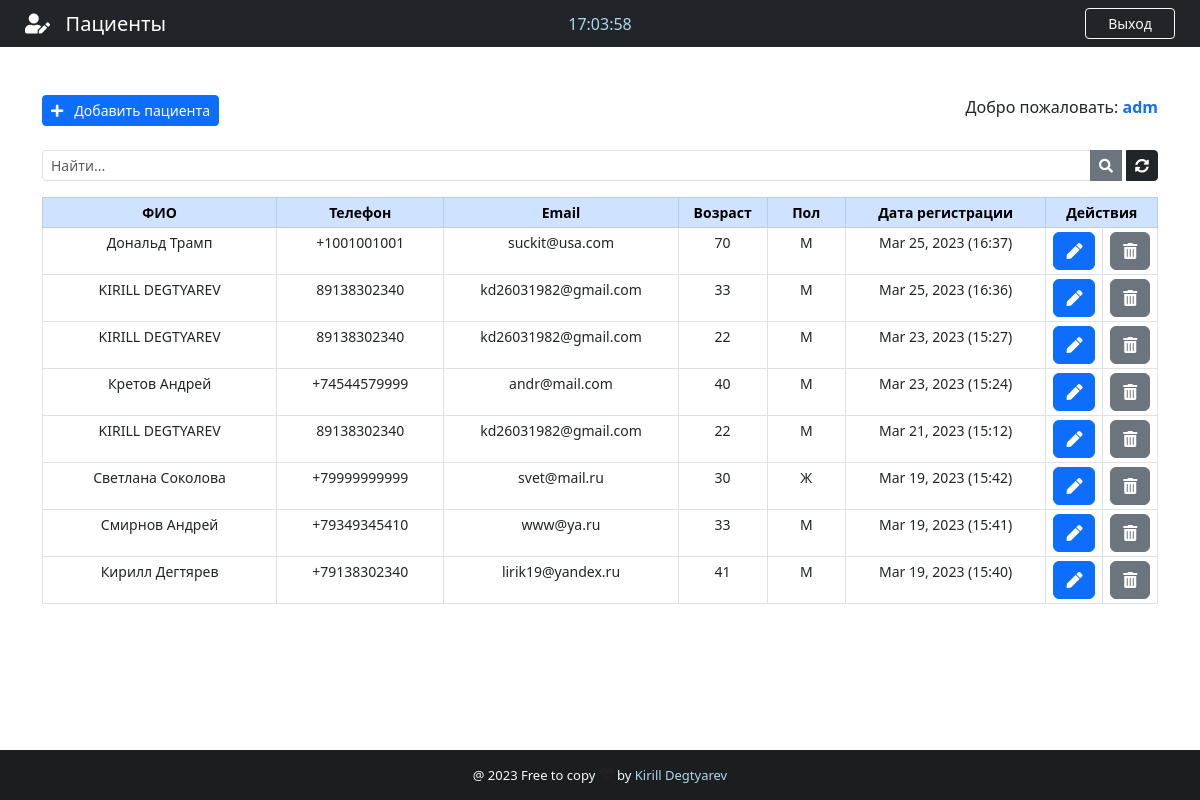
The app's page /backend/ (signed in), older data.
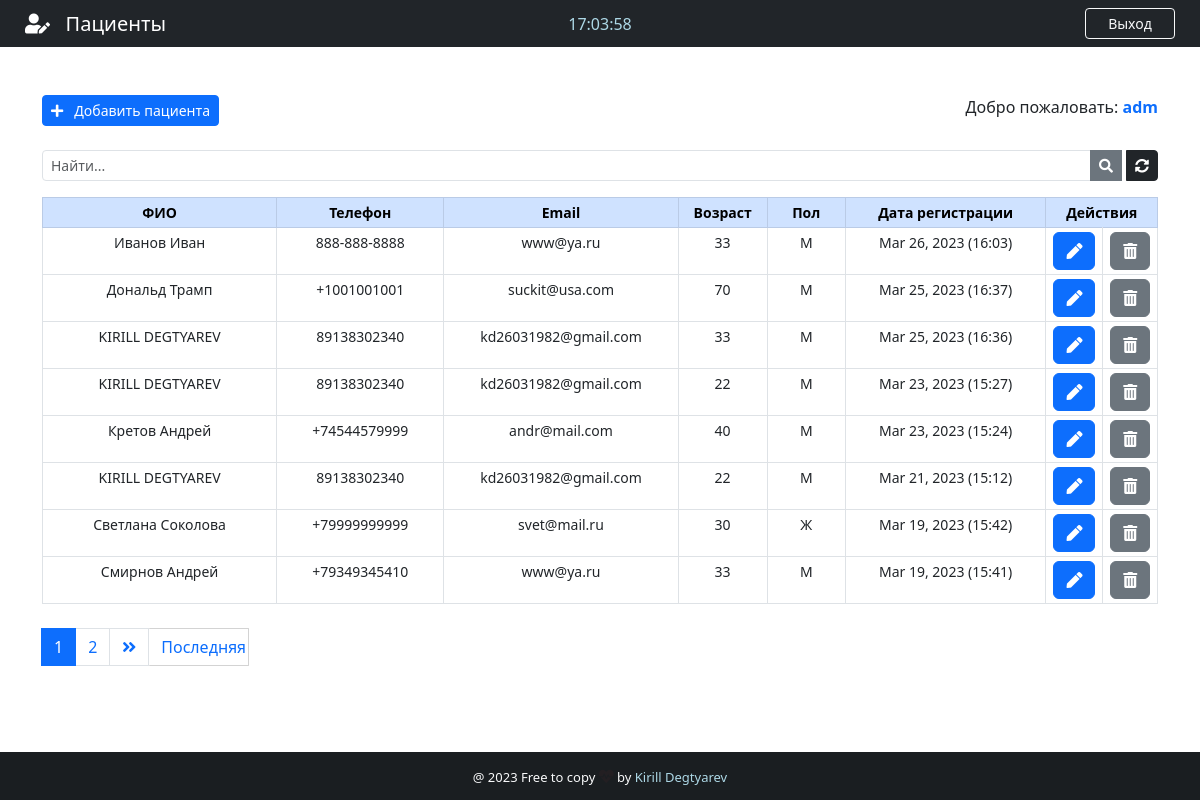
The same page, newer data.
### App/models.py (models this page shows, shortened)
class Patient(models.Model):
    GENDER = (
        ('М', 'М'),
        ('Ж', 'Ж'),
    )
    id = models.IntegerField(primary_key=True)
    name = models.CharField(max_length=50)
    phone = models.CharField(max_length=20)
    email = models.CharField(max_length=40)
    age = models.CharField(max_length=3)
    gender = models.CharField(max_length=1, null=True, choices=GENDER)
    note = models.TextField(blank=True )
    created_at = models.DateTimeField(auto_now_add=True)

### App/views.py (the view)
# urls.py: path('backend/', views.backend, name='backend'),
@cache_control(no_cache=True, must_validate=True, no_store=True)
@login_required(login_url="login")
def backend(request):
    if 'q' in request.GET:
        q = request.GET['q']
        all_patient_list = Patient.objects.filter(
            Q(name__icontains=q) | Q(phone__icontains=q) | Q(email__icontains=q) | Q(age__icontains=q) | Q(gender__icontains=q) |
            Q(note__icontains=q)
        ).order_by('created_at')
    else:
        all_patient_list = Patient.objects.all().order_by('-created_at')
    paginator = Paginator(all_patient_list, 8)
    page = request.GET.get('page')
    all_patient = paginator.get_page(page)
    return render(request, 'backend.html', {'patients': all_patient})

### App/templates/backend.html (shortened to what the changed rows need)
{% extends 'base.html' %}
{% block content %}
    <div class="container">
        <br><br>
        <div style="margin-left: auto">
            <table class="table table-bordered table-sm" style="text-align: center; font-size: 14px;">
                <thead class="table-primary">
                <tr>
                    <th style="width: 21%">ФИО</th>
                    <th style="width: 15%">Телефон</th>
                    <th style="width: 21%">Email</th>
                    <th style="width: 8%">Возраст</th>
                    <th style="width: 7%">Пол</th>
                    <th style="width: 18%">Дата регистрации</th>
                    <th colspan="2" style="width: 10%">Действия</th>
                </tr>
                </thead>
                {% for patient in patients %}
                    <tr class="text-small" id="chk_td">
                        <td data-label="ФИО" id="top-table">{{ patient.name }}</td>
                        <td data-label="Телефон" id="responsive-border">{{ patient.phone }}</td>
                        <td data-label="Email" id="responsive-border">{{ patient.email }}</td>
                        <td data-label="Возраст" id="responsive-border">{{ patient.age }}</td>
                        <td data-label="Пол" id="responsive-border">{{ patient.gender }}</td>
                        <td data-label="Дата регистрации" id="responsive-border">{{ patient.created_at|date:"M d, Y (H:i)" }}</td>
                        <td>
                            <a class="btn btn-primary" href="/patient/{{ patient.id }}" title="Редактировать">
                                <i class="fas fa-pen"></i>
                            </a>
                        </td>
                        <td>
                            <button class="btn btn-secondary"
                                    title="Удалить"  data-bs-toggle="modal" data-bs-target="#deleteModal{{ patient.pk }}">
                                <i class="fas fa-trash-alt"></i>
                            </button>
                        </td>
                    </tr>
                {% endfor %}
            </table>
            <nav class="mt-4">
                {% if patients.has_other_pages %}
                    <ul class="pagination justify-content-left">
                        {% for i in patients.paginator.page_range %}
                            {% if patients.number == i %}
                            <li class="page-item active"><span class="page-link">{{ i }} </span></li>
                            {% else %}
                            <li class="page-item"><a class="page-link" href="?page={{ i }}">{{ i }}</a></li>
                            {% endif %}
                        {% endfor %}
                        {% if patients.has_next %}
                            <li class="page-item"><a class="page-link" href="?page={{ patients.next_page_number }}"><i class="fas fa-angle-double-right"></i></a></li>
                            <a href="?page={{ patients.paginator.num_pages }}" class="btn btn-outline-primary mb-4"
                               style="width: 100px; border-radius: 1px; border: 1px solid #d3d3d3; border-left: none">Последняя</a>
                            {% else %}
                            <li class="page-item disabled"></li>
                        {% endif %}
                    </ul>
                {% endif %}
            </nav>
        </div>
    </div>
<br><br><br><br>
{% endblock content %}

Row changes from the older to the newer data that the page shows:
no longer on this page (row unchanged): Patient: name "Кирилл Дегтярев", phone "+79138302340", email "lirik19@yandex.ru", age "41", gender "М", created_at "Mar 19, 2023 (15:40)"
added Patient: name "Иванов Иван", phone "888-888-8888", email "www@ya.ru", age "33", gender "М", created_at "Mar 26, 2023 (16:03)"
Text that changed along with them:
new list line: "1"
new list line: "2"
text now shown: "Последняя"
